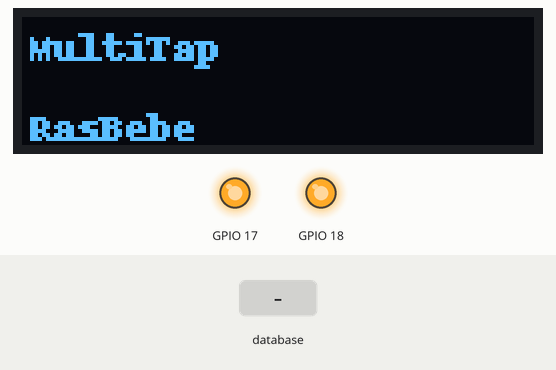
Simulated run of this program. Board: Raspberry Pi (BCM pin numbers). On the bench: 128×32 one-colour display, output pins drawn as LEDs (lit = HIGH). The test bench sets the inputs (shaded band). Each call to the cloud database takes 0.3 s, and an entry nobody has set reads as its off value or as empty; what the program prints to the terminal is not drawn.

Above: at 2.2 s.
2.3 s: database entry "switch_A" set to "True"
At 4.4 s:
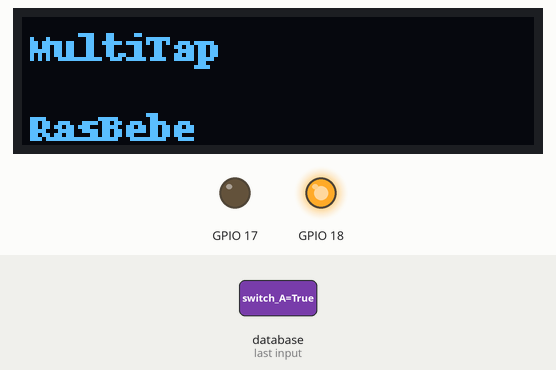
4.7 s: database entry "switch_A" set to "False"
At 7.2 s:
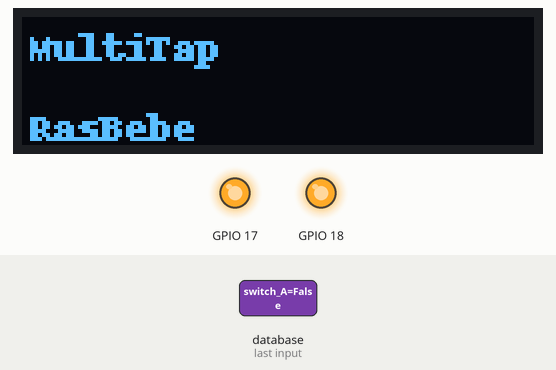
7.7 s: database entry "switch_B" set to "True"
At 9.7 s:
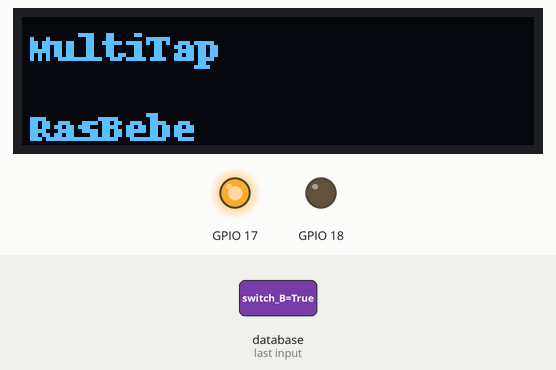
10.0 s: database entry "switch_B" set to "False"
At 12.6 s:
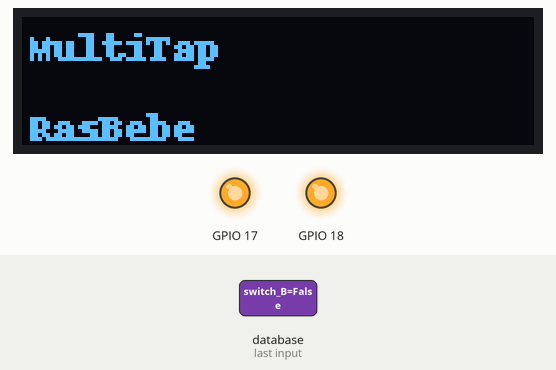
Timing chart, 0 to 14.0 s (numbered marks = the images above; inputs shaded):
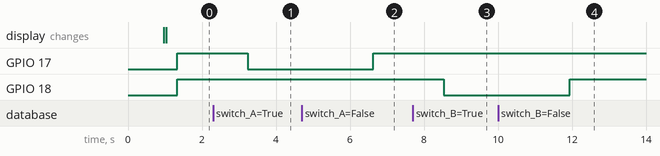

Measured:
- after the input at 2.3 s, GPIO 17: HIGH → LOW after 0.93 s
- after the input at 4.7 s, GPIO 17: LOW → HIGH after 1.9 s
- after the input at 7.7 s, GPIO 18: HIGH → LOW after 0.84 s
- after the input at 10.0 s, GPIO 18: LOW → HIGH after 1.9 s

The program:

RaspberryPi.py
```python
import RPi.GPIO as GPIO
import Adafruit_GPIO.SPI as SPI
import Adafruit_SSD1306
import serial
import time
import Image
import ImageDraw
import ImageFont
from firebase import firebase

# 라즈베리파이 포트 번호
port = "/dev/ttyACM0"
seri = serial.Serial(port, 9600, timeout = 2)
seri.flushInput()

def func1():
	str = 'A'
	seri.write(bytes(str.encode()))

def func2():
	str = "B"
	seri.write(bytes(str.encode()))

# 파이어베이스 주소
firebase = firebase.FirebaseApplication(''' 비공개 ''', None)
resultA = firebase.get('/multitap', 'switch_A')
resultB = firebase.get('/multitap', 'switch_B')

timer10 = firebase.get('/powersaving', 'timer10')

RST = 24
DC = 23
SPI_PORT =0
SPI_DEVICE =0

disp=Adafruit_SSD1306.SSD1306_128_32(rst=RST)
disp.begin()
disp.clear()
disp.display()

width = disp.width
height=disp.height
image = Image.new('1', (width, height))

draw = ImageDraw.Draw(image)
draw.rectangle((0,0,width,height), outline = 0, fill=0)

padding = 2
shape_width = 20
top = padding
bottom = height-padding
x = padding


GPIO.setmode(GPIO.BCM)
GPIO.setup(17, GPIO.OUT)
GPIO.setup(18, GPIO.OUT)

font = ImageFont.load_default()

draw.text((x,top), 'MultiTap', font=font, fill = 255)
draw.text((x, top+20), 'RasBebe', font=font, fill=255)
disp.image(image)
disp.display()

while True:
	timer10 = firebase.get('/powersaving', 'timer10')
	inputASC1 = 0
	inputASC2 = 0
	if resultA == True:
		print("pin 11, bcm 17 ON")
                GPIO.output(17, False)
		func1()
		inputASC1 = ''
		time.sleep(1.2)
		while seri.inWaiting():
			inputASC1 = seri.readline()
		print(inputASC1)
		firebase.put('/statistic', 'statistic_1',inputASC1)

		if resultB == True:
                	print("pin 12, bcm 18 ON")
                        GPIO.output(18, False)
                        func2()
                        inputASC2 = ''
                        time.sleep(1.2)
                        while seri.inWaiting():
  	                      inputASC2 = seri.readline()
                        print(inputASC2)
                        firebase.put('/statistic', 'statistic_2', inputASC2)

		elif resultB == False:
			print("pin 12, bcm 18 OFF")
			GPIO.output(18, True)

	elif resultA == False :
        	print("pin 11, bcm 17 OFF")
                GPIO.output(17, True)

		if resultB == True:
			print("pin 12, bcm 18 ON")
			GPIO.output(18, False)
			func2()
			inputASC2 = ''
			time.sleep(1.2)
			while seri.inWaiting():
				inputASC2 = seri.readline()
			print(inputASC2)
			firebase.put('/statistic', 'statistic_2', inputASC2)

		elif resultB == False:
			print("pin 12, bcm 18 OFF")
			GPIO.output(18, True)
	print (timer10)
	if timer10 == True:
		print("timer start!")
		time.sleep(5)
		print("pin11, 12 OFF")
		GPIO.output(17, True)
		firebase.put('/multitap', 'switch_A',False)
		GPIO.output(18, True)
		firebase.put('/multitap', 'switch_B', False)
		firebase.put('/powersaving', 'timer10', False)

        '''if resultA == True and resultB == True:
            #disp.clear()
            #disp.display()
            draw.text((x,top), '1 On', font=font, fill = 255)
            draw.text((x, top+20), '2 On', font=font, fill=255)
            disp.image(image)
            disp.display()
            disp.clear()

        elif resultA == True and resultB == False:
            #disp.clear()
            #disp.display()
            draw.text((x,top), '1 On', font=font, fill = 255)
            draw.text((x, top+20), '2 Off', font=font, fill=255)
            disp.image(image)
            disp.display()
            disp.clear()

        elif resultA == False and resultB == True :
            #disp.clear()
            #disp.display()
            draw.text((x,top), '1 Off', font=font, fill = 255)
            draw.text((x, top+20), '2 On', font=font, fill=255)
            disp.image(image)
            disp.display()
            disp.clear()

        elif resultA == False and resultB == False:
            #disp.clear()
            #disp.display()
            draw.text((x,top), '1 Off', font=font, fill = 255)
            draw.text((x, top+20), '2 Off', font=font, fill=255)
            disp.image(image)
            disp.display()
            disp.clear()'''


	print("---------------------------------------------------------")
        time.sleep(1)


        resultA = firebase.get('/multitap', 'switch_A')
        resultB = firebase.get('/multitap', 'switch_B')


GPIO.cleanup()
print("Shutdown All relays")
```
